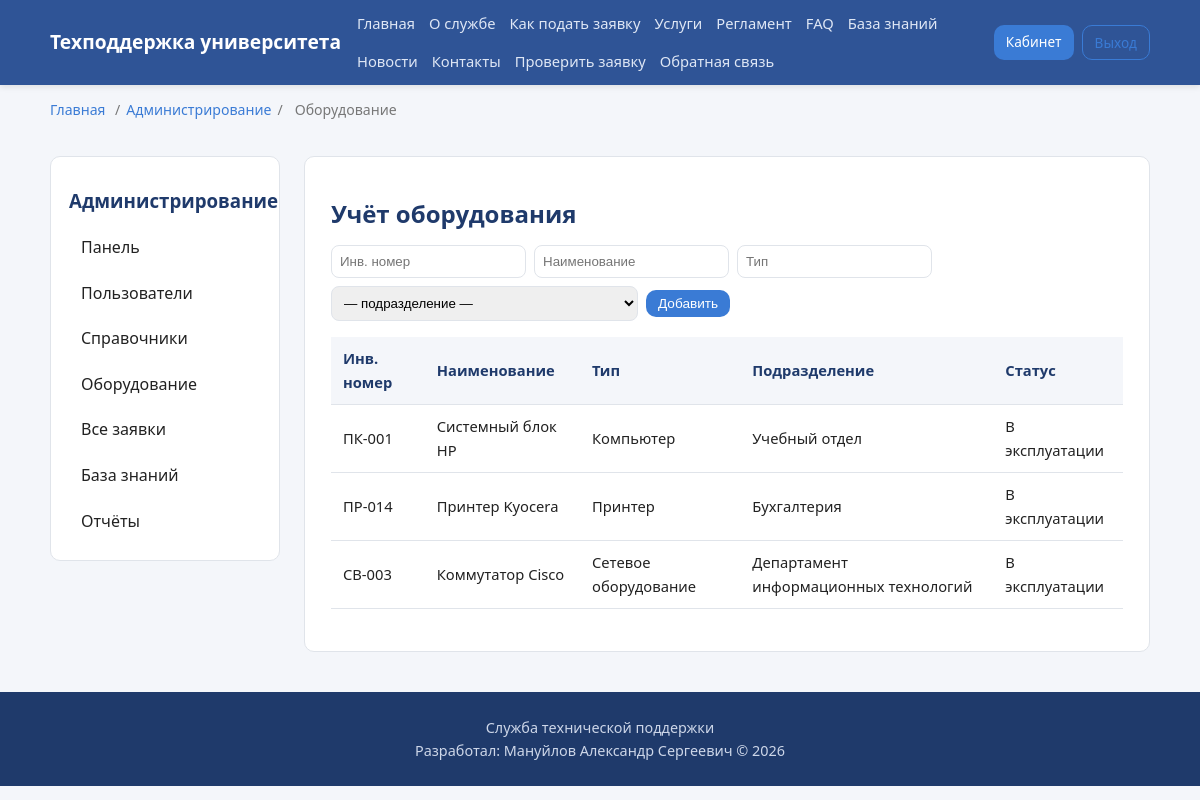
/admin/equipment (signed in), run on the app's committed database.
### app/models.py (models this page shows, shortened)
class Equipment(db.Model):
    __tablename__ = "equipment"
    id = db.Column(db.Integer, primary_key=True)
    inventory_number = db.Column(db.String(50), unique=True, nullable=False)
    name = db.Column(db.String(150), nullable=False)
    type = db.Column(db.String(100))
    status = db.Column(db.String(50), default="В эксплуатации")
    department_id = db.Column(db.Integer, db.ForeignKey("departments.id"))
    department = db.relationship("Department", back_populates="equipment")
    tickets = db.relationship("Ticket", back_populates="equipment")

class Department(db.Model):
    __tablename__ = "departments"
    id = db.Column(db.Integer, primary_key=True)
    name = db.Column(db.String(150), nullable=False)
    description = db.Column(db.String(255))
    users = db.relationship("User", back_populates="department")
    equipment = db.relationship("Equipment", back_populates="department")

### app/admin.py (the view, shortened to what this page needs)
@admin_bp.route("/equipment", methods=["GET", "POST"])
@login_required
@admin_required
def equipment():
    return render_template("admin/equipment.html",
                           equipment=Equipment.query.all(),
                           departments=Department.query.all())

### app/models.py (called while the page is built)
@login_manager.user_loader
def load_user(user_id):
    return db.session.get(User, int(user_id))

### app/templates/admin/equipment.html (shortened to what this page needs)
{% extends "base.html" %}
{% block crumbs %}<span>/</span><a href="{{ url_for('admin.dashboard') }}">Администрирование</a><span>/</span><span>Оборудование</span>{% endblock %}
{% block content %}
<div class="layout">
    {% include "admin/_sidebar.html" %}
    <section class="content">
        <h1>Учёт оборудования</h1>
        <form method="post" class="form-inline">
            <input type="text" name="inventory_number" placeholder="Инв. номер" required>
            <input type="text" name="name" placeholder="Наименование" required>
            <input type="text" name="type" placeholder="Тип">
            <select name="department_id"><option value="">— подразделение —</option>{% for d in departments %}<option value="{{ d.id }}">{{ d.name }}</option>{% endfor %}</select>
            <button class="btn btn-small">Добавить</button>
        </form>
        <table class="data-table">
            <thead><tr><th>Инв. номер</th><th>Наименование</th><th>Тип</th><th>Подразделение</th><th>Статус</th></tr></thead>
            <tbody>
            {% for e in equipment %}<tr><td>{{ e.inventory_number }}</td><td>{{ e.name }}</td><td>{{ e.type }}</td><td>{{ e.department.name if e.department else '—' }}</td><td>{{ e.status }}</td></tr>{% endfor %}
            </tbody>
        </table>
    </section>
</div>
{% endblock %}

### app/static/css/style.css (style rules this page uses)
:root { --primary:#2f5496; --primary-dark:#1f3a6b; --accent:#3a7bd5; --bg:#f4f6fa; --surface:#ffffff; --text:#222; --muted:#777; --border:#e0e4ea; --success:#1f8a4c; --error:#c0392b; --radius:10px; }
* { box-sizing:border-box;margin:0;padding:0 }
body { font-family:'Segoe UI',Tahoma,sans-serif;background:var(--bg);color:var(--text);line-height:1.6 }
a { color:var(--accent);text-decoration:none }
h1 { margin:.5em 0;color:var(--primary-dark) }
.btn { display:inline-block;background:var(--accent);color:#fff;padding:10px 18px;border:none;border-radius:var(--radius);cursor:pointer;font-size:.95rem;transition:background .2s }
.btn-small { padding:6px 12px;font-size:.85rem }
.breadcrumbs span { margin:0 6px }
.layout { display:grid;grid-template-columns:230px 1fr;gap:24px;margin:20px 0 }
.content { background:var(--surface);border:1px solid var(--border);border-radius:var(--radius);padding:26px;min-width:0 }
.data-table { width:100%;border-collapse:collapse;margin:16px 0;font-size:.92rem }
.data-table th,.data-table td { padding:10px 12px;border-bottom:1px solid var(--border);text-align:left }
.data-table th { background:var(--bg);color:var(--primary-dark) }
.form-inline { display:flex;gap:8px;flex-wrap:wrap;align-items:center;margin:12px 0 }
.form-inline input,.form-inline select { padding:8px;border:1px solid var(--border);border-radius:8px }

### data on the page
Equipment: inventory_number "ПК-001", name "Системный блок HP", type "Компьютер", department "Учебный отдел", status "В эксплуатации"
Equipment: inventory_number "ПР-014", name "Принтер Kyocera", type "Принтер", department "Бухгалтерия", status "В эксплуатации"
Equipment: inventory_number "СВ-003", name "Коммутатор Cisco", type "Сетевое оборудование", department "Департамент информационных технологий", status "В эксплуатации"
